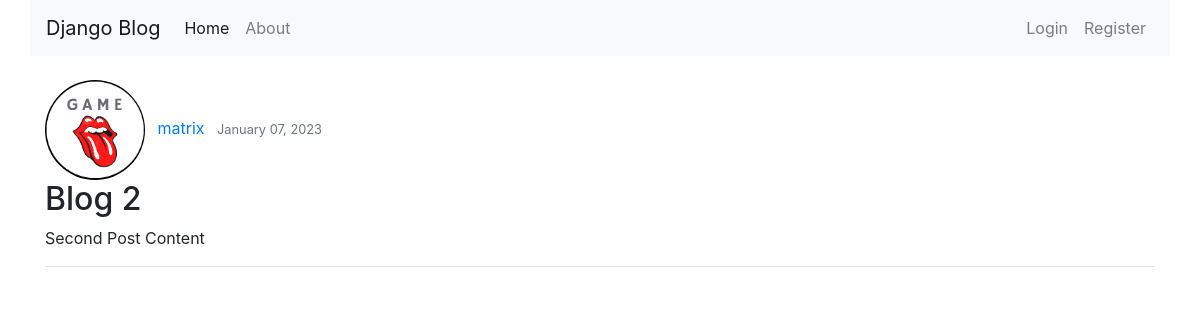
Page /post/2/ on the earlier database version.
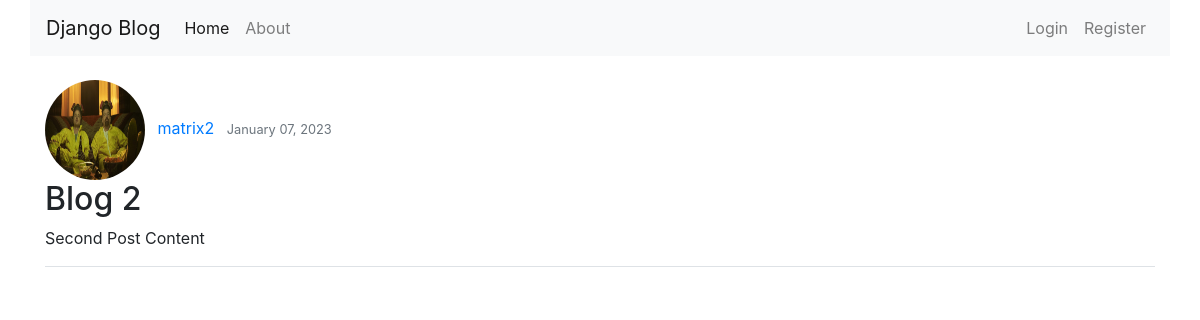
Same page on the later database version.
### blog/models.py (models this page shows, shortened)
class Post(models.Model):
    title = models.CharField(max_length=100)
    content = models.TextField()
    date_posted = models.DateTimeField(default=timezone.now)
    author = models.ForeignKey(User, on_delete=models.CASCADE)

### users/models.py (models this page shows, shortened)
class Profile(models.Model):
    user = models.OneToOneField(User, on_delete=models.CASCADE)
    image = models.ImageField(default='default.jpg', upload_to='profile_pics')

### blog/views.py (the view)
# urls.py: path('post/<int:pk>/', PostDetailView.as_view(), name='post-detail'),
class PostDetailView(DetailView):
    model = Post

### blog/templates/blog/post_detail.html
{% extends 'blog/base.html' %}
{% block content %}
    <img src="{{ object.author.profile.image.url }}" class="rounded-circle" width="100px" height="100px">
    <a href="#" class="ml-2 mr-2">{{ object.author }}</a>
    <small class="text-muted">{{ object.date_posted | date:"F d, Y" }}</small>
    <h2>{{ object.title }}</h2>
    <p>{{ object.content }}</p>
    <div class="border-bottom"></div>
    <br>
{% endblock content %}

Differences in the rows shown:
changed through a linked row, Post "Blog 2": author.profile.image: a different picture; author "matrix" → "matrix2"
